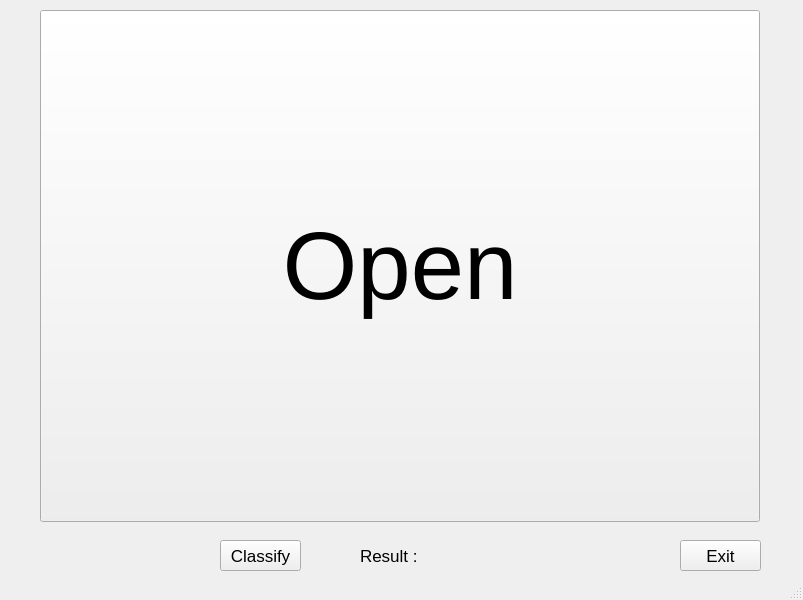
<?xml version="1.0" encoding="UTF-8"?>
<ui version="4.0">
 <class>MainWindow</class>
 <widget class="QMainWindow" name="MainWindow">
  <property name="geometry">
   <rect>
    <x>0</x>
    <y>0</y>
    <width>803</width>
    <height>600</height>
   </rect>
  </property>
  <property name="windowTitle">
   <string>MainWindow</string>
  </property>
  <widget class="QWidget" name="centralwidget">
   <widget class="QPushButton" name="open_disp_btn">
    <property name="geometry">
     <rect>
      <x>40</x>
      <y>10</y>
      <width>720</width>
      <height>512</height>
     </rect>
    </property>
    <property name="sizePolicy">
     <sizepolicy hsizetype="Ignored" vsizetype="Ignored">
      <horstretch>0</horstretch>
      <verstretch>0</verstretch>
     </sizepolicy>
    </property>
    <property name="font">
     <font>
      <pointsize>72</pointsize>
     </font>
    </property>
    <property name="text">
     <string>Open</string>
    </property>
    <property name="flat">
     <bool>false</bool>
    </property>
   </widget>
   <widget class="QPushButton" name="classify_btn">
    <property name="geometry">
     <rect>
      <x>220</x>
      <y>540</y>
      <width>81</width>
      <height>31</height>
     </rect>
    </property>
    <property name="font">
     <font>
      <pointsize>13</pointsize>
     </font>
    </property>
    <property name="text">
     <string>Classify</string>
    </property>
   </widget>
   <widget class="QLabel" name="label">
    <property name="geometry">
     <rect>
      <x>360</x>
      <y>540</y>
      <width>61</width>
      <height>31</height>
     </rect>
    </property>
    <property name="font">
     <font>
      <pointsize>13</pointsize>
     </font>
    </property>
    <property name="text">
     <string>Result :</string>
    </property>
   </widget>
   <widget class="QLabel" name="result_lbl">
    <property name="geometry">
     <rect>
      <x>430</x>
      <y>546</y>
      <width>71</width>
      <height>20</height>
     </rect>
    </property>
    <property name="font">
     <font>
      <pointsize>12</pointsize>
     </font>
    </property>
    <property name="text">
     <string/>
    </property>
   </widget>
   <widget class="QPushButton" name="exit_btn">
    <property name="geometry">
     <rect>
      <x>680</x>
      <y>540</y>
      <width>81</width>
      <height>31</height>
     </rect>
    </property>
    <property name="font">
     <font>
      <pointsize>13</pointsize>
     </font>
    </property>
    <property name="text">
     <string>Exit</string>
    </property>
   </widget>
  </widget>
  <widget class="QStatusBar" name="statusbar"/>
 </widget>
 <layoutdefault spacing="6" margin="11"/>
 <resources/>
 <connections/>
</ui>
